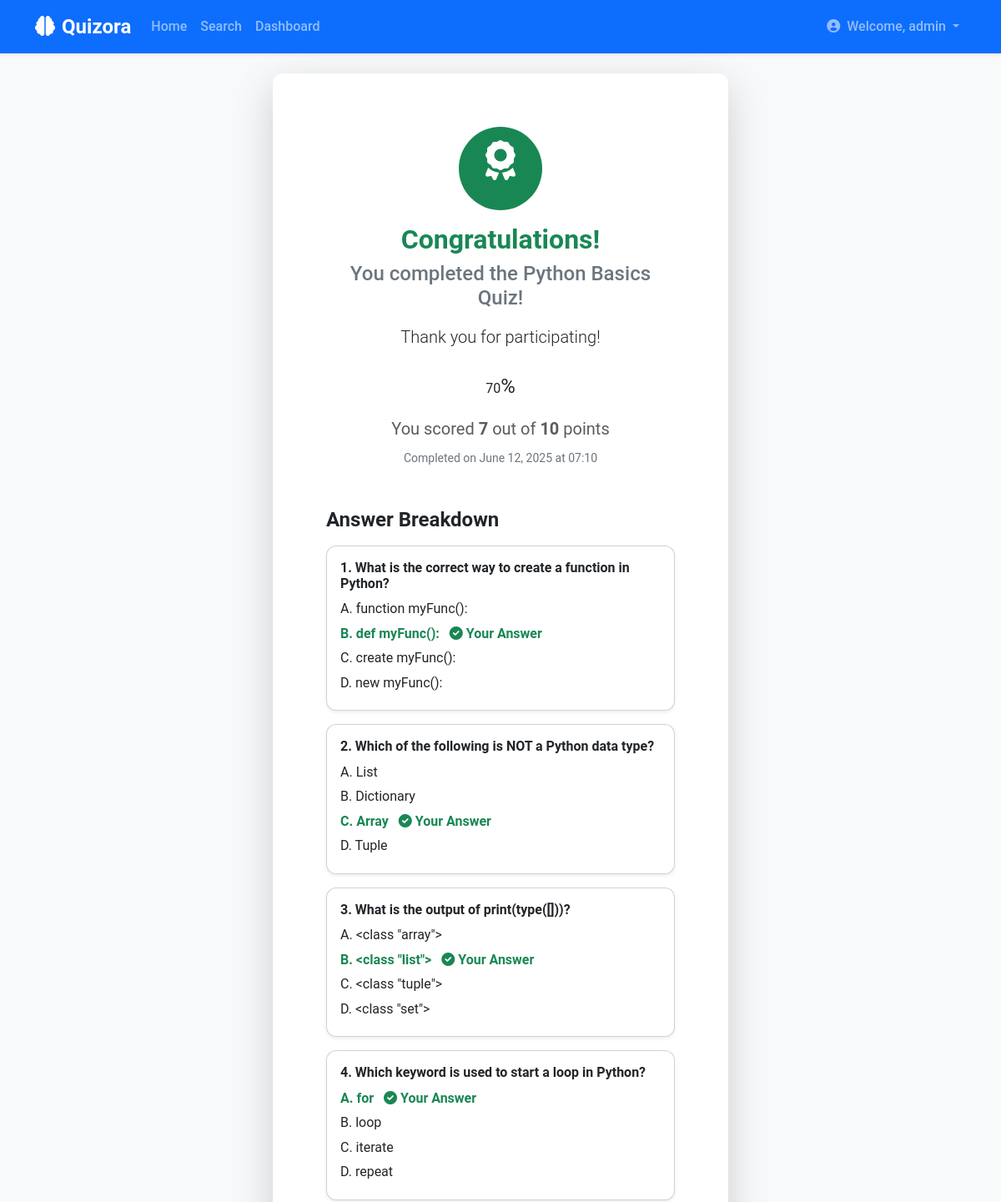
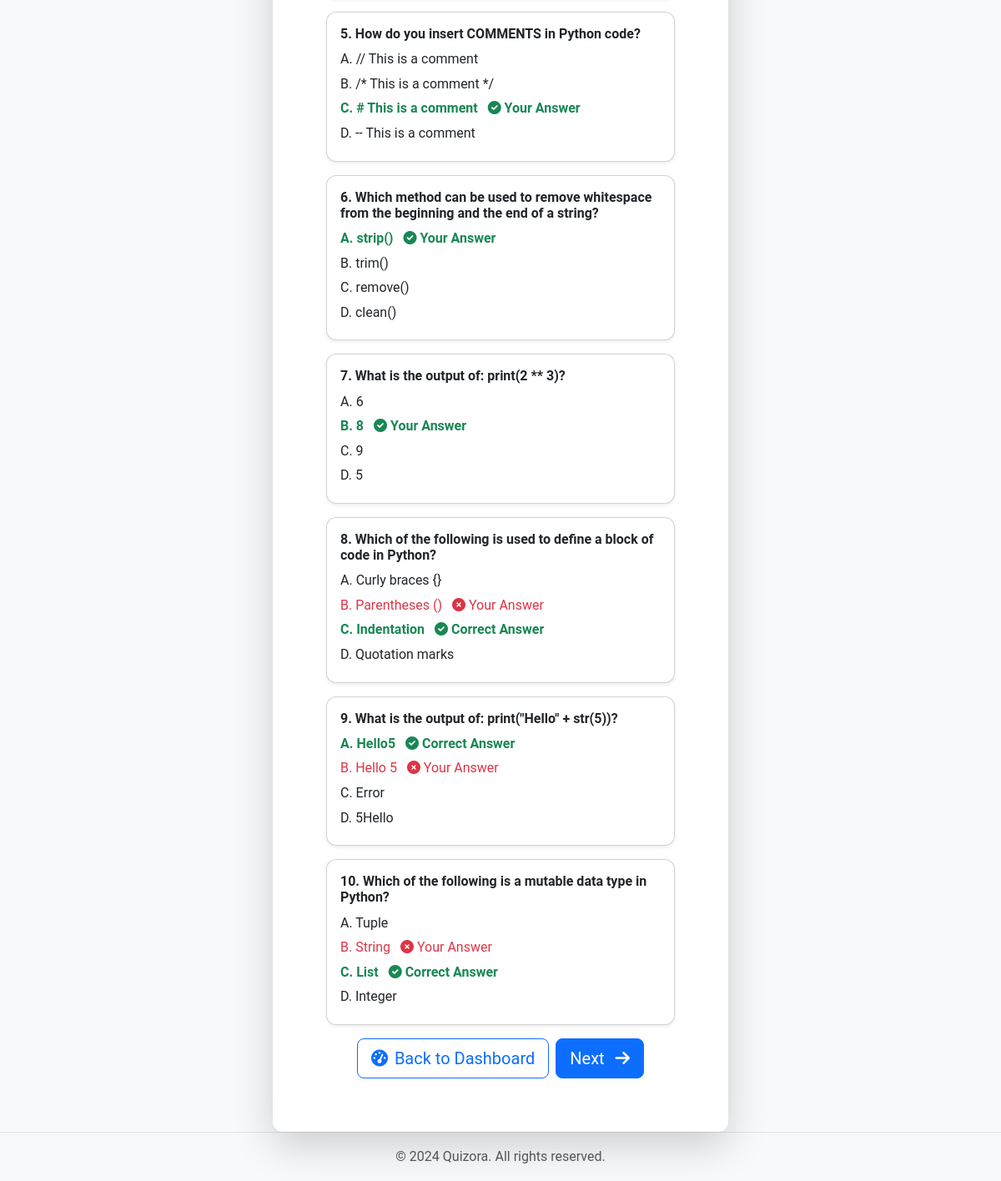
The page /result/1 (signed in) on the database its author committed (2 pictures, top to bottom).
### models.py (models this page shows, shortened)
class User(UserMixin, db.Model):
    id = db.Column(db.Integer, primary_key=True)
    username = db.Column(db.String(80), unique=True, nullable=False, index=True)
    email = db.Column(db.String(120), unique=True, nullable=False, index=True)
    password_hash = db.Column(db.String(256), nullable=False)  # Increased length for stronger hashing
    is_admin = db.Column(db.Boolean, default=False)
    has_advanced_access = db.Column(db.Boolean, default=False)
    created_at = db.Column(db.DateTime, default=datetime.utcnow)
    quizzes_taken = db.relationship('QuizResult', backref='user', lazy=True)
    __table_args__ = (
        db.UniqueConstraint('username', name='uq_user_username'),
        db.UniqueConstraint('email', name='uq_user_email'),
    )

class Quiz(db.Model):
    id = db.Column(db.Integer, primary_key=True)
    title = db.Column(db.String(100), nullable=False)
    description = db.Column(db.Text)
    is_advanced = db.Column(db.Boolean, default=False)  # New field to mark advanced quizzes
    time_limit = db.Column(db.Integer, default=0)  # Time limit in minutes (0 for no limit)
    creator_id = db.Column(db.Integer, db.ForeignKey('user.id'), nullable=False)
    created_at = db.Column(db.DateTime, default=datetime.utcnow)
    questions = db.relationship('Question', backref='quiz', lazy=True)
    results = db.relationship('QuizResult', backref='quiz', lazy=True)

class QuizResult(db.Model):
    id = db.Column(db.Integer, primary_key=True)
    user_id = db.Column(db.Integer, db.ForeignKey('user.id'), nullable=False)
    quiz_id = db.Column(db.Integer, db.ForeignKey('quiz.id'), nullable=False)
    score = db.Column(db.Integer, nullable=False)
    total_questions = db.Column(db.Integer, nullable=False)
    user_answers = db.Column(db.Text)  # Store user's answers as JSON
    completed_at = db.Column(db.DateTime, default=datetime.utcnow)

class Question(db.Model):
    id = db.Column(db.Integer, primary_key=True)
    quiz_id = db.Column(db.Integer, db.ForeignKey('quiz.id'), nullable=False)
    question_text = db.Column(db.Text, nullable=False)
    option_a = db.Column(db.String(200), nullable=False)
    option_b = db.Column(db.String(200), nullable=False)
    option_c = db.Column(db.String(200), nullable=False)
    option_d = db.Column(db.String(200), nullable=False)
    correct_answer = db.Column(db.String(1), nullable=False)
    points = db.Column(db.Integer, default=1)

### app.py (the view, shortened to what this page needs)
@app.route('/result/<int:result_id>')
@login_required
def result(result_id):
    result = QuizResult.query.get_or_404(result_id)
    quiz = Quiz.query.get_or_404(result.quiz_id)
    user_answers = json.loads(result.user_answers) if result.user_answers else {}
    unlocked_advanced = request.args.get('unlocked_advanced', 'False') == 'True'
    score_percentage = (result.score / result.total_questions) * 100 if result.total_questions > 0 else 0
    recommendations = []
    if quiz.title in RECOMMENDATIONS:
        recommendations = RECOMMENDATIONS[quiz.title]
    quizzes = Quiz.query.all()
    print(f"DEBUG: score_percentage={score_percentage}, user_has_advanced_access={current_user.has_advanced_access}, unlocked_advanced={unlocked_advanced}")
    return render_template('result.html',
                           result=result,
                           quiz=quiz,
                           user_answers=user_answers,
                           recommendations=recommendations,
                           unlocked_advanced=unlocked_advanced,
                           user_has_advanced_access=current_user.has_advanced_access,
                           score_percentage=score_percentage,
                           quizzes=quizzes) # Pass quizzes to the template

### app.py (called while the page is built)
@login_manager.user_loader
def load_user(user_id):
    return User.query.get(int(user_id))

### templates/result.html (shortened to what this page needs)
{% extends "base.html" %}
{% block content %}
<div class="row justify-content-center align-items-center" style="min-height: 70vh;">
    <div class="col-lg-6">
        <div class="card border-0 shadow-lg p-5 animate__animated animate__zoomIn">
            <div class="card-body text-center">
                <div class="mb-4 animate__animated animate__bounceIn">
                    <span class="d-inline-block bg-success rounded-circle mb-3 p-3" style="width:100px;height:100px;display:flex;align-items:center;justify-content:center;">
                        <i class="fas fa-award fa-3x text-white"></i>
                    </span>
                    <h2 class="card-title mb-2 fw-bold text-success">Congratulations!</h2>
                    <h4 class="mb-3 text-secondary">You completed the {{ result.quiz.title }} Quiz!</h4>
                    <p class="lead">Thank you for participating!</p>
                </div>
                <div class="mb-4 animate__animated animate__fadeInUp">
                    <div class="score-circle mx-auto mb-3 animate__animated animate__pulse animate__infinite">
                        <span class="score">{{ (result.score / result.total_questions * 100)|round|int }}<span class="fs-4">%</span></span>
                    </div>
                    <div class="text-muted fs-5 mb-2">You scored <b>{{ result.score }}</b> out of <b>{{ result.total_questions }}</b> points</div>
                    <div class="small text-secondary">Completed on {{ result.completed_at.strftime('%B %d, %Y at %H:%M') }}</div>
                </div>
                <div class="answer-breakdown mt-5 text-start">
                    <h4 class="fw-bold mb-3">Answer Breakdown</h4>
                    {% for question in quiz.questions %}
                    <div class="card mb-3 shadow-sm">
                        <div class="card-body">
                            <h6 class="fw-bold">{{ loop.index }}. {{ question.question_text }}</h6>
                            <ul class="list-unstyled mb-0">
                                {% set user_ans = user_answers[question.id|string] if question.id|string in user_answers else 'N/A' %}
                                {% set correct_ans = question.correct_answer %}
                                {% for option_key, option_text in [('A', question.option_a), ('B', question.option_b), ('C', question.option_c), ('D', question.option_d)] %}
                                    <li class="mb-1 {% if option_key == correct_ans %}text-success fw-bold{% endif %} {% if option_key == user_ans and option_key != correct_ans %}text-danger{% endif %}">
                                        {{ option_key }}. {{ option_text }}
                                        {% if option_key == user_ans %}
                                            {% if option_key == correct_ans %}
                                                <i class="fas fa-check-circle ms-2 text-success"></i> Your Answer
                                            {% else %}
                                                <i class="fas fa-times-circle ms-2 text-danger"></i> Your Answer
                                            {% endif %}
                                        {% elif option_key == correct_ans %}
                                            <i class="fas fa-check-circle ms-2 text-success"></i> Correct Answer
                                        {% endif %}
                                    </li>
                                {% endfor %}
                            </ul>
                        </div>
                    </div>
                    {% endfor %}
                </div>
                <div class="d-grid gap-2 d-md-flex justify-content-center animate__animated animate__fadeInUp">
                    <a href="{{ url_for('dashboard') }}" class="btn btn-outline-primary btn-lg"><i class="fas fa-tachometer-alt me-2"></i>Back to Dashboard</a>
                    {% if score_percentage < 50 %}
                        <a href="{{ url_for('quiz', quiz_id=quiz.id) }}" class="btn btn-danger btn-lg">Try Again <i class="fas fa-redo-alt ms-2"></i></a>
                    {% else %}
                        {% if not quiz.is_advanced %}
                            {% set base_quiz_title = quiz.title.replace(" Basics", "") if quiz.title.endswith(" Basics") else quiz.title.replace("Advanced ", "") %}
                            {% set advanced_quiz = quizzes | selectattr('title', '==', 'Advanced ' + base_quiz_title) | first %}
                            {% if advanced_quiz %}
                                <a href="{{ url_for('start_quiz', quiz_id=advanced_quiz.id) }}" class="btn btn-primary btn-lg">Next <i class="fas fa-arrow-right ms-2"></i></a>
                            {% else %}
                                {% if current_user.has_advanced_access %}
                                <a href="{{ url_for('dashboard', show_advanced=True) }}" class="btn btn-info btn-lg">Next Advanced Level <i class="fas fa-arrow-right ms-2"></i></a>
                                {% endif %}
                            {% endif %}
                        {% endif %}
                    {% endif %}
                </div>
            </div>
        </div>
    </div>
</div>
{% endblock %}

### templates/base.html (shortened to what this page needs)
<!DOCTYPE html>
<html lang="en">
<head>
    <link href="https://cdn.jsdelivr.net/npm/bootstrap@5.3.0/dist/css/bootstrap.min.css" rel="stylesheet">
    <link rel="stylesheet" href="https://cdnjs.cloudflare.com/ajax/libs/font-awesome/6.0.0/css/all.min.css">
    <link rel="stylesheet" href="https://cdnjs.cloudflare.com/ajax/libs/animate.css/4.1.1/animate.min.css"/>
    <link rel="stylesheet" href="{{ url_for('static', filename='css/style.css') }}">
</head>
<body>
    <nav class="navbar navbar-expand-md navbar-dark bg-primary shadow-sm">
        <div class="container">
            <a class="navbar-brand fw-bold animate__animated animate__fadeInLeft" href="{{ url_for('index') }}">
                <i class="fas fa-brain me-2"></i>Quizora
            </a>
            <div class="collapse navbar-collapse" id="navbarNav">
                <ul class="navbar-nav me-auto mb-2 mb-lg-0">
                    <li class="nav-item">
                        <a class="nav-link" href="{{ url_for('index') }}">Home</a>
                    </li>
                    <li class="nav-item">
                        <a class="nav-link" href="{{ url_for('search') }}">Search</a>
                    </li>
                    {% if current_user.is_authenticated %}
                    <li class="nav-item">
                        <a class="nav-link" href="{{ url_for('dashboard') }}">Dashboard</a>
                    </li>
                    {% endif %}
                </ul>
                <ul class="navbar-nav ms-auto mb-2 mb-lg-0">
                    {% if current_user.is_authenticated %}
                    <li class="nav-item dropdown">
                        <a class="nav-link dropdown-toggle" href="#" id="navbarDropdown" role="button" data-bs-toggle="dropdown" aria-expanded="false">
                            <i class="fas fa-user-circle me-1"></i> Welcome, {{ current_user.username }}
                        </a>
                    </li>
                    {% endif %}
                </ul>
            </div>
        </div>
    </nav>
    <div class="container mt-4 flex-grow-1">
        {% block content %}{% endblock %}
    </div>
    <footer class="footer mt-auto py-3 bg-light border-top">
        <div class="container text-center">
            <span class="text-muted">&copy; 2024 Quizora. All rights reserved.</span>
        </div>
    </footer>
</body>
</html>

### static/css/style.css (style rules this page uses)
body { font-family: 'Roboto', sans-serif; line-height: 1.6; background-color: #f8f9fa; display: flex; flex-direction: column; min-height: 100vh; }
.navbar-brand { font-weight: 700; font-size: 1.5rem; }
.navbar-nav .nav-link { font-weight: 500; transition: color 0.3s ease; }
.card { box-shadow: 0 4px 8px rgba(0,0,0,0.05); border-radius: 0.75rem; overflow: hidden; }
.container.flex-grow-1 { flex-grow: 1; }

### rows shown on the page
User: username "admin"
Quiz: quiz "Python Basics"
QuizResult: (result.score/result.total_questions*100)|round|int "70", score "7", total_questions "10", completed_at "June 12, 2025 at 07:10"
Question: question_text "What is the correct way to create a function in Python?", option_key "A", option_a "function myFunc():", correct_answer "B", option_b "def myFunc():", shows "Your Answer", option_key "C", option_c "create myFunc():", option_key "D", option_d "new myFunc():"
Question: question_text "Which of the following is NOT a Python data type?", option_key "A", option_a "List", option_key "B", option_b "Dictionary", correct_answer "C", option_c "Array", shows "Your Answer", option_key "D", option_d "Tuple"
Question: question_text "What is the output of print(type([]))?", option_key "A", option_a "<class \"array\">", correct_answer "B", option_b "<class \"list\">", shows "Your Answer", option_key "C", option_c "<class \"tuple\">", option_key "D", option_d "<class \"set\">"
Question: question_text "Which keyword is used to start a loop in Python?", correct_answer "A", option_a "for", shows "Your Answer", option_key "B", option_b "loop", option_key "C", option_c "iterate", option_key "D", option_d "repeat"
Question: question_text "How do you insert COMMENTS in Python code?", option_key "A", option_a "// This is a comment", option_key "B", option_b "/* This is a comment */", correct_answer "C", option_c "# This is a comment", shows "Your Answer", option_key "D", option_d "-- This is a comment"
Question: question_text "Which method can be used to remove whitespace from the beginning and the end of a string?", correct_answer "A", option_a "strip()", shows "Your Answer", option_key "B", option_b "trim()", option_key "C", option_c "remove()", option_key "D", option_d "clean()"
Question: question_text "What is the output of: print(2 ** 3)?", option_key "A" "B" "C" "D", option_text "6" "8" "9" "5"
Question: question_text "Which of the following is used to define a block of code in Python?", option_key "A", option_a "Curly braces {}", option_key "B", option_b "Parentheses ()", shows "Your Answer", correct_answer "C", option_c "Indentation", shows "Correct Answer", option_key "D", option_d "Quotation marks"
Question: question_text "What is the output of: print(\"Hello\" + str(5))?", correct_answer "A", option_a "Hello5", shows "Correct Answer", option_key "B", option_b "Hello 5", shows "Your Answer", option_key "C", option_c "Error", option_key "D", option_d "5Hello"
Question: question_text "Which of the following is a mutable data type in Python?", option_key "A", option_a "Tuple", option_key "B", option_b "String", shows "Your Answer", correct_answer "C", option_c "List", shows "Correct Answer", option_key "D", option_d "Integer"
